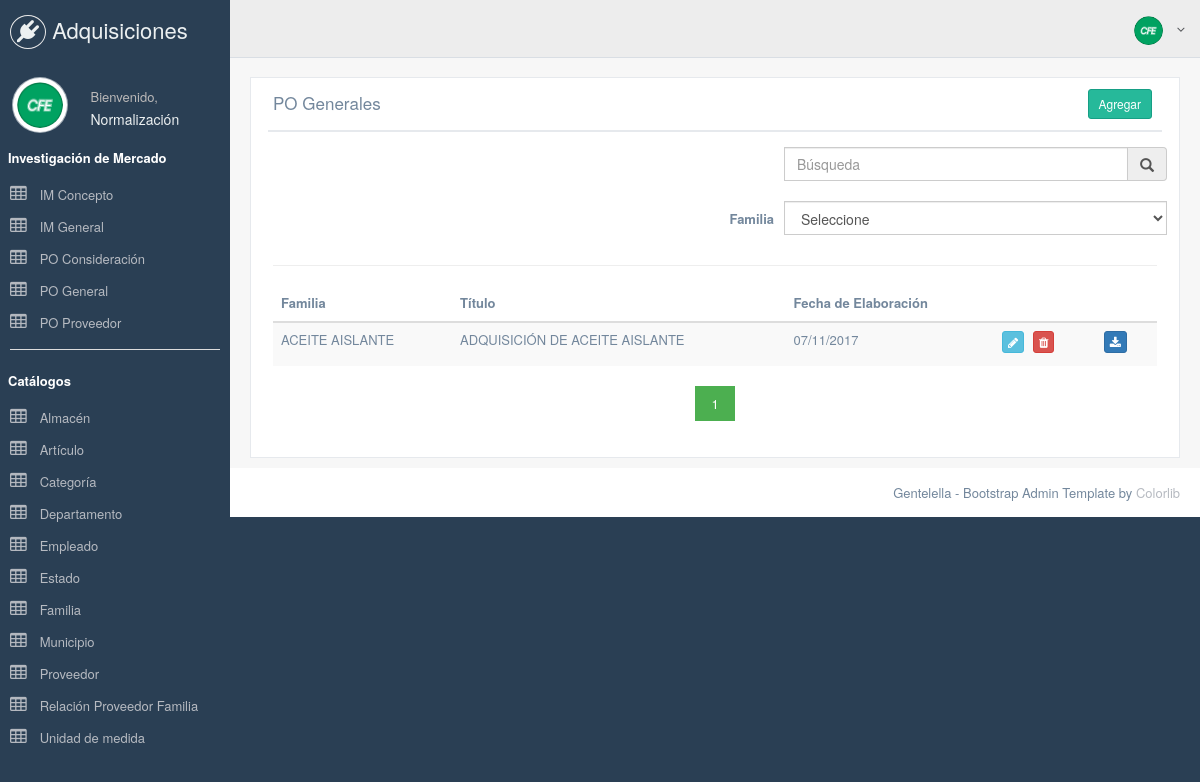
Before: / with the older database file.
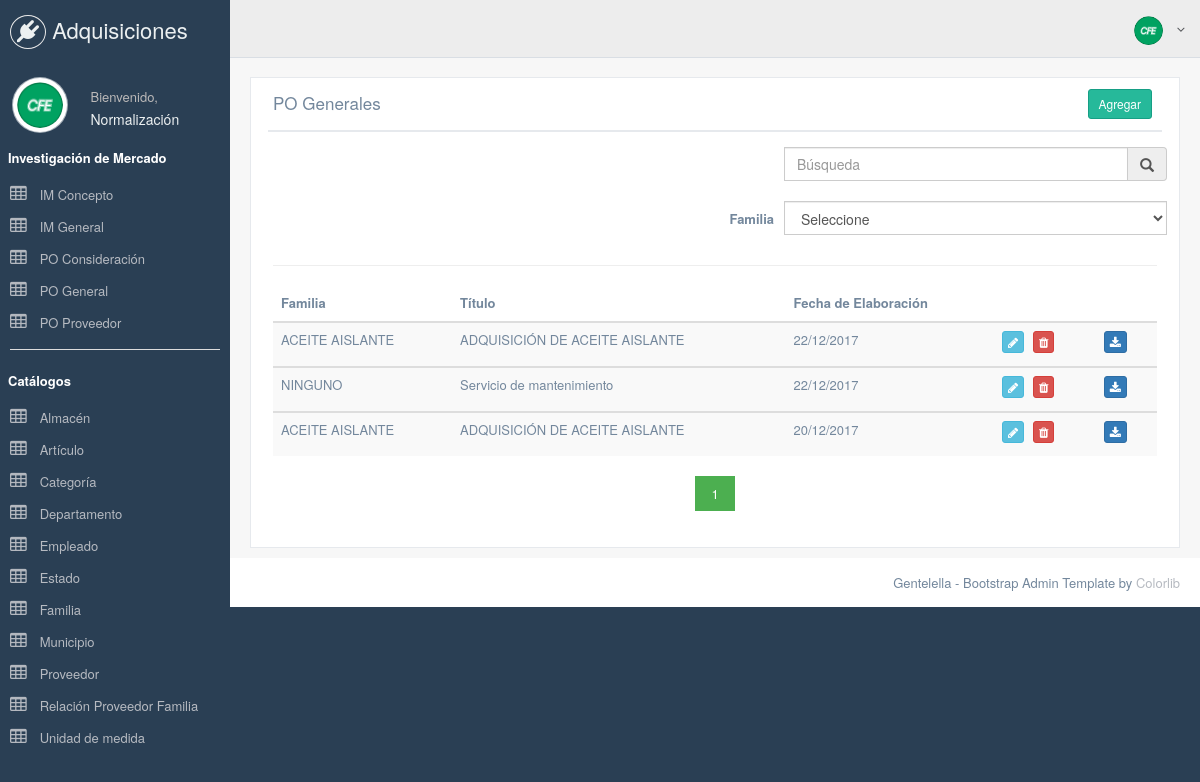
After: the same page with the newer database file.
### tables this page shows
CREATE TABLE `po_general` (
  `id` int(11) NOT NULL,
  `tipo` char(1) NOT NULL COMMENT 'B = Bienes, S = Servicios',
  `actividad` char(1) NOT NULL COMMENT 'A = Adquisición, R = Arrendamiento, S = Prestación de servicios',
  `idFamilia` int(11) DEFAULT NULL,
  `domicilio` varchar(255) NOT NULL,
  `idEmpleadoResponsable` int(11) NOT NULL,
  `idEmpleadoFormula` int(11) NOT NULL,
  `fechaLimitePresentacion` date NOT NULL,
  `horaLimitePresentacion` varchar(10) DEFAULT NULL,
  `ccp1` varchar(250) DEFAULT NULL,
  `ccp2` varchar(250) DEFAULT NULL,
  `ccp3` varchar(250) DEFAULT NULL,
  `fechaElaboracion` date NOT NULL,
  `asunto` varchar(255) NOT NULL,
  `idMunicipio` int(11) NOT NULL,
  `fechaUltimaModificacion` datetime NOT NULL
);

CREATE TABLE `familia` (
  `id` int(11) NOT NULL,
  `clave` varchar(20) NOT NULL,
  `descripcion` varchar(250) NOT NULL
);

CREATE TABLE `im_general` (
  `id` int(11) NOT NULL,
  `idPog` int(11) NOT NULL,
  `titulo` varchar(255) NOT NULL,
  `idEmpleadoFormula` int(11) NOT NULL,
  `idEmpleadoAutoriza` int(11) NOT NULL,
  `fechaElaboracion` date NOT NULL,
  `idMunicipioElaboracion` int(11) NOT NULL,
  `estatus` char(1) NOT NULL,
  `SOLPED` int(12) NOT NULL
);

### application/controllers/Po_general.php (called while the page is built, shortened)
<?php
class Po_general extends CI_Controller{
    function __construct()
    {
        $this->load->model('Pogeneralmodel');
    }
    function index()
    {
        $data['listapo_general'] = $this->Pogeneralmodel->get_all_listapo_general();
        $this->load->model('Comboboxesmodel');
        $data['familias'] = $this->Comboboxesmodel->getFamilias();
        $data['_view'] = 'po_general/index';
        $this->load->view('layouts/main',$data);
    }
}

### index.php (called while the page is built, shortened)
<?php
require_once BASEPATH.'core/CodeIgniter.php';

### application/models/Pogeneralmodel.php (called while the page is built, shortened)
<?php
class Pogeneralmodel extends CI_Model
{
    function get_all_listapo_general()
    {
        $this->db->select('po_general.id, po_general.tipo, familia.descripcion, im_general.titulo, po_general.fechaElaboracion, CONCAT(empleado.titulo, " ", empleado.nombre, " ", empleado.apellidoPaterno, " ", empleado.apellidoMaterno) AS nombre');
        $this->db->from('po_general');
        $this->db->join('familia', 'familia.id = po_general.idFamilia', 'inner');
        $this->db->join('im_general', 'im_general.idPog = po_general.id', 'inner');
        $this->db->join('empleado', 'empleado.id = po_general.idEmpleadoResponsable', 'inner');
        $this->db->order_by('po_general.fechaElaboracion', 'desc');
        $query = $this->db->get();
        return $query->result_array();
    }
}

### application/views/po_general/index.php (the view, shortened to what this page needs)
<div class="row">
    <div class="col-md-12 col-sm-12 col-xs-12">
        <div class="x_panel">
            <div class="x_title">
                <h2>PO Generales</h2>
                <div class="nav navbar-right">
                    <a href="<?php echo site_url('po_general/add'); ?>" class="btn btn-success btn-sm">Agregar</a>
                </div>
                <div class="clearfix"></div>
            </div>
            <div class="x_content">
                <form action="" class="form-horizontal">
                    <div class="container">
                        <div class="row">
                            <form class="form-horizontal">
                                <div class="form-group">
                                    <div class="input-group">
                                        <input type="text" name="busqueda" id="search" style="width: 344px"
                                               placeholder="Búsqueda" class="form-control pull-right" id="busqueda"/>
                                        <span class="input-group-addon">
											<i class="glyphicon glyphicon-search"></i>
										</span>
                                    </div>
                                </div>
                                <div class="form-group">
                                    <select name="idFamilia" id="idFamilia" style="width: 383px"
                                            class="form-control pull-right">
                                        <option value="0">Seleccione</option>
                                    </select>
                                    <label for="idFamilia" class="control-label col-sm-2 pull-right">Familia</label>
                                </div>
                            </form>
                        </div>
                    </div>
                </form>
                <hr/>
                <table id="table" class="table table-striped">
                    <thead>
                        <tr>
                            <th>Familia</th>
                            <th>Título</th>
                            <th>Fecha de Elaboración</th>
                            <th></th>
                            <th></th>
                        </tr>
                    </thead>
                    <tbody id="tbody">
                    <?php foreach ($listapo_general as $p){ ?>
                        <tr>
                            <td><?php echo $p['descripcion']; ?></td>
                            <td><?php echo $p['titulo']; ?></td>
                            <?php
                            $fecha = $p['fechaElaboracion'];
                            $fechaElaboracion = date("d/m/Y", strtotime($fecha));
                            ?>
                            <td><?php echo $fechaElaboracion; ?></td>
                            <td>
                                <a href="<?php echo site_url('po_general/edit/' . $p['id']); ?>"
                                   class="btn btn-info btn-xs"><span class="fa fa-pencil"></span></a>
                                <a href="<?php echo site_url('po_general/remove/' . $p['id']); ?>"
                                   onclick="return confirm('¿Desea eliminar el PO General seleccionado?');"
                                   class="btn btn-danger btn-xs"><span class="fa fa-trash"></span></a>
                            </td>
                            <td>
                                <a href="<?php echo site_url('generar_pdf/pdf/' . $p['id']); ?>"
                                   class="btn btn-primary btn-xs"><span class="fa fa-download"></span></a>
                            </td>
                        </tr>
                    </tbody>
                    <?php } ?>
                </table>
            </div>
        </div>
    </div>
</div>

Changed rows visible on the page:
added po_general: idFamilia.descripcion "ACEITE AISLANTE", im_general.titulo "ADQUISICIÓN DE ACEITE AISLANTE", fechaElaboracion "22/12/2017"
added po_general: idFamilia.descripcion "NINGUNO", im_general.titulo "Servicio de mantenimiento", fechaElaboracion "22/12/2017"
changed po_general (number 3 of 3 on the later page): fechaElaboracion "07/11/2017" → "20/12/2017"
